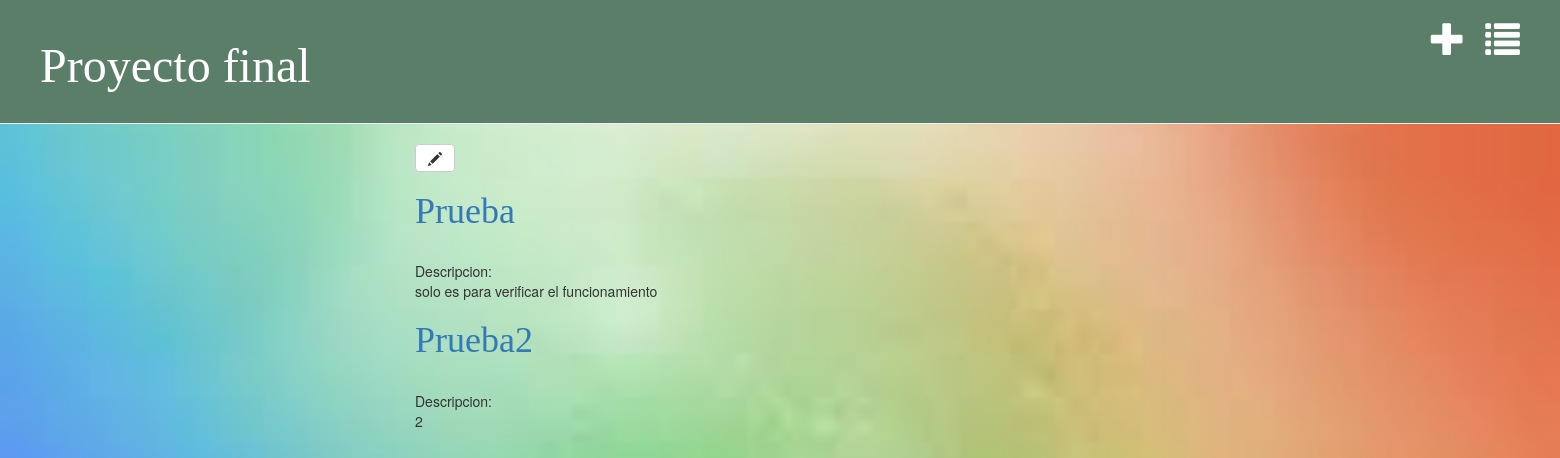
The page /home/listar/categorias/ on the database as committed earlier.
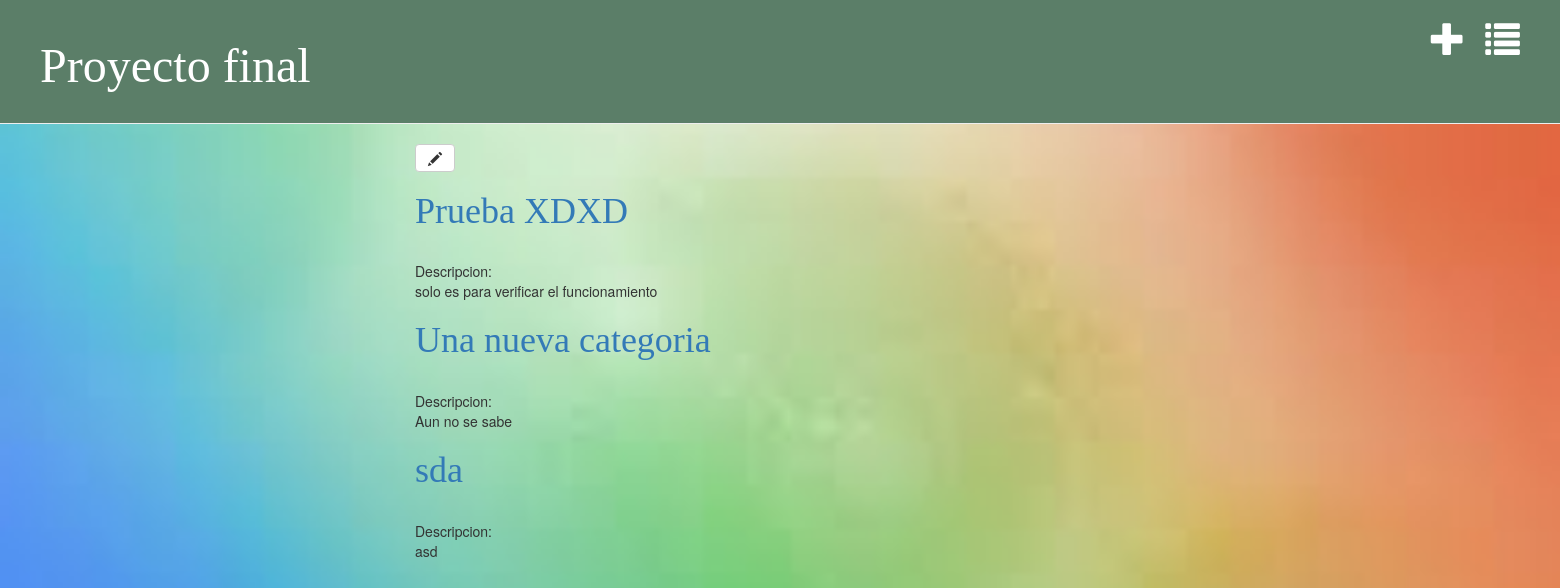
The same page on the database as committed later.
### crudfinal/models.py (models this page shows, shortened)
class Categoria(models.Model):
    Nombre_Categoria = models.CharField(max_length=50)
    Descripcion_Categoria = models.TextField()

### crudfinal/views.py (the view)
# urls.py: url(r'^home/listar/categorias/$', views.post_list_categoria, name='post_list_categoria'),
def post_list_categoria(request):
    posts = Categoria.objects.order_by("Nombre_Categoria")
    return render(request, 'crudfinal/post_listar_categoria.html', {'posts': posts})

### crudfinal/templates/crudfinal/post_listar_categoria.html
{% extends 'crudfinal/base.html' %}
{% block content %}
<a class="btn btn-default" href="/home/listar/categorias/nueva"><span class="glyphicon glyphicon-pencil"></span></a>
{% for post in posts %}
<div>
<p>
<h1><a href="{% url 'crudfinal.views.post_detail_categoria' pk=post.pk %}">{{ post.Nombre_Categoria }}</a></h1>
</p>
<br>
Descripcion:
<br> {{ post.Descripcion_Categoria }}
</div>
{% endfor %}
{% endblock content %}

Rows that differ between the two databases and show on the page:
removed Categoria: Nombre_Categoria "Prueba2", Descripcion_Categoria "2"
changed Categoria "solo es para verificar el funcionamiento": Nombre_Categoria "Prueba" → "Prueba XDXD"
added Categoria: Nombre_Categoria "Una nueva categoria", Descripcion_Categoria "Aun no se sabe"
added Categoria: Nombre_Categoria "sda", Descripcion_Categoria "asd"
